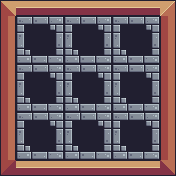

A level layout from a 2D game, rendered from its tile map. Below: a short description, then the map file with its tile-grid data intact:
An orthogonal 11x11 tile map with 16x16 px tiles, 1 tile layer (Kachelebene 1) and 8 objects.

<map version="1.10" tiledversion="1.11.2" orientation="orthogonal" renderorder="right-down" width="11" height="11" tilewidth="16" tileheight="16" infinite="0" nextlayerid="4" nextobjectid="11">
 <tileset firstgid="1" source="TestTiles(16x16).tsx" />
 <layer id="1" name="Kachelebene 1" width="11" height="11">
  <data encoding="csv">
36,14,14,14,14,14,14,14,14,14,37,
38,1,2,3,1,2,3,1,2,3,38,
38,23,24,25,23,24,25,23,24,25,38,
38,45,46,47,45,46,47,45,46,47,38,
38,1,2,3,1,2,3,1,2,3,38,
38,23,24,25,23,24,25,23,24,25,38,
38,45,46,47,45,46,47,45,46,47,38,
38,1,2,3,1,2,3,1,2,3,38,
38,23,24,25,23,24,25,23,24,25,38,
38,45,46,47,45,46,47,45,46,47,38,
58,14,14,14,14,14,14,14,14,14,59
</data>
 </layer>
 <objectgroup id="2" name="Collision">
  <object id="1" x="160" y="0" width="16" height="176" />
  <object id="2" x="0" y="0" width="160" height="16" />
  <object id="3" x="0" y="16" width="16" height="160" />
  <object id="4" x="16" y="160" width="144" height="16" />
 </objectgroup>
 <objectgroup id="3" name="door">
  <object id="7" x="32" y="64" width="16" height="48">
   <properties>
    <property name="left" value="" />
   </properties>
  </object>
  <object id="8" x="128.667" y="64.6667" width="16" height="48">
   <properties>
    <property name="right" value="" />
   </properties>
  </object>
  <object id="9" x="66.3333" y="33.3333" width="40.6667" height="15.3333">
   <properties>
    <property name="top" value="" />
   </properties>
  </object>
  <object id="10" x="64.6667" y="130.667" width="48.3333" height="20">
   <properties>
    <property name="bottom" value="" />
   </properties>
  </object>
 </objectgroup>
</map>
